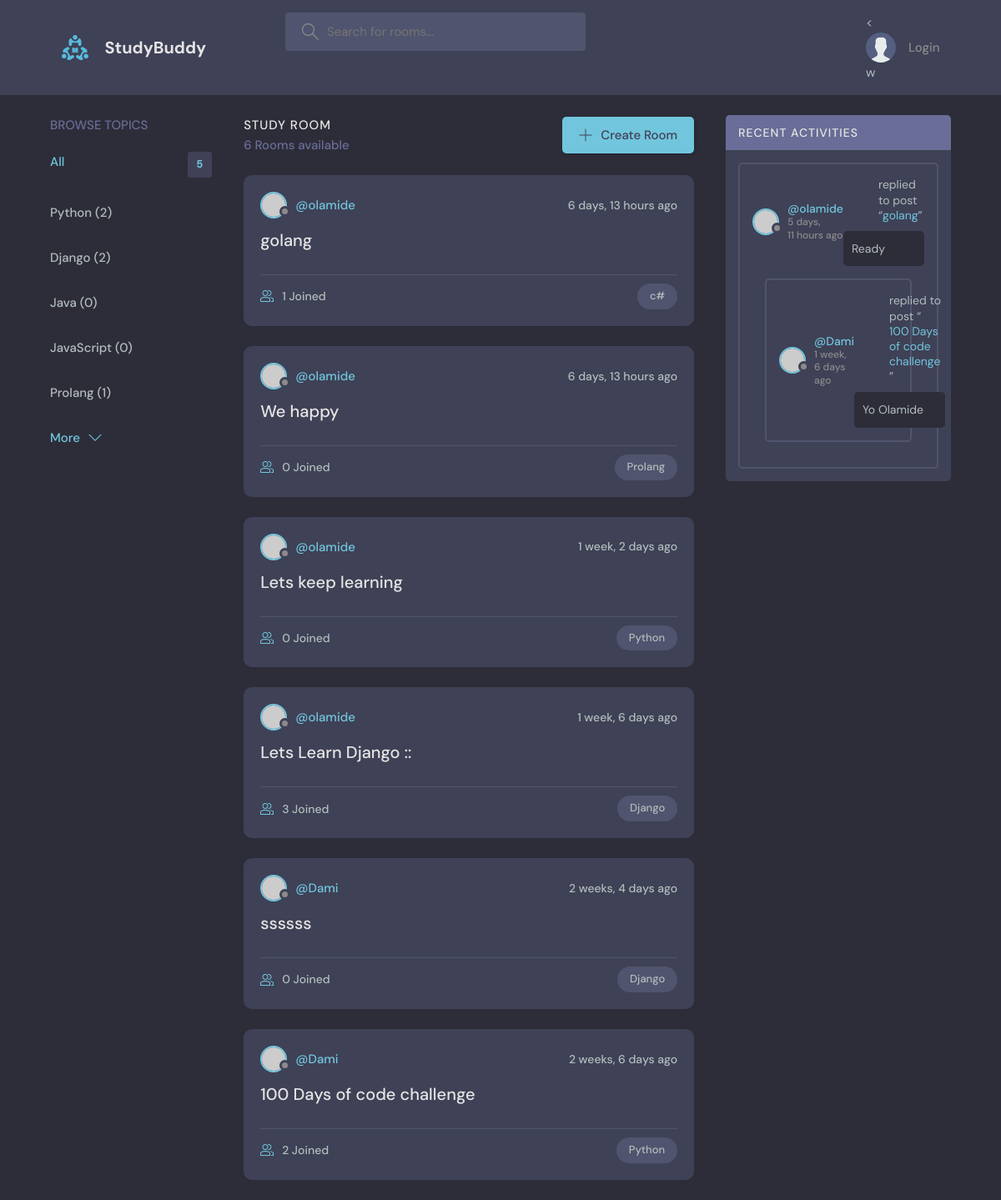
The page / on the database its author committed.
### base/models.py (models this page shows, shortened)
class Topic(models.Model):
    name = models.CharField(max_length=200)

class Room(models.Model):
    host = models.ForeignKey(User,on_delete=models.SET_NULL,null=True)
    topic  = models.ForeignKey(Topic,on_delete=models.SET_NULL,null=True)
    name = models.CharField(max_length=200)
    description = models.TextField(null = True, blank=True)
    participants = models.ManyToManyField(User, related_name='participants',
                                          blank=True)
    updated = models.DateTimeField(auto_now=True)
    created = models.DateTimeField(auto_now_add=True)
    class Meta:
        ordering = ['-updated','-created']
    def __str__(self):
        return self.name

class Message(models.Model):
    user = models.ForeignKey(User, on_delete=models.CASCADE)
    room = models.ForeignKey(Room,on_delete=models.CASCADE)
    body = models.TextField()
    updated = models.DateTimeField(auto_now=True)
    created = models.DateTimeField(auto_now_add=True)
    class Meta:
        ordering = ['-updated','-created']

### base/views.py (the view)
# urls.py: path('', views.home, name='home'),
def home(request):
    q = request.GET.get('q') if request.GET.get('q')!=None else ''
    rooms = Room.objects.filter(
        Q(topic__name__contains =q) |
        Q(name__icontains=q) |
        Q(description__icontains=q)
        )
    topics= Topic.objects.all()[0:5]
    room_count = rooms.count()
    room_messages = Message.objects.filter(Q(room__topic__name__icontains=q))
    context = {'rooms' : rooms, 'topics': topics,
                'room_count': room_count, 'room_messages':room_messages }
    return render(request, 'base/home.html', context)

### base/templates/base/home.html (shortened to what this page needs)
{% extends 'main.html'%}
{% block content %}
    <main class="layout layout--3">
      <div class="container">
        {%include 'base/topics_component.html'%}
        <div class="roomList">
          <div class="roomList__header">
            <div>
              <h2>Study Room</h2>
              <p>{{room_count}} Rooms available</p>
            </div>
            <a class="btn btn--main" href="{% url 'create-room' %}">
              <svg version="1.1" xmlns="http://www.w3.org/2000/svg" width="32" height="32" viewBox="0 0 32 32">
                <title>add</title>
                <path
                  d="M16.943 0.943h-1.885v14.115h-14.115v1.885h14.115v14.115h1.885v-14.115h14.115v-1.885h-14.115v-14.115z"
                ></path>
              </svg>
              Create Room
            </a>
          </div>
          {% include 'base/feed_component.html' %}
        </div>
         {% include 'base/activity_component.html' %}
      </div>
    </main>
    {% endblock %}

### base/templates/base/topics_component.html
<div class="topics">
    <div class="topics__header">
      <h2>Browse Topics</h2>
    </div>
    <ul class="topics__list">
      <li>
        <a href="{% url 'home' %}" class="active">All <span>{{topics.count}}</span></a>
      </li>
      {% for topic in topics %}
      <li>
        <a href="{% url 'home' %}?q={{ topic.name }}">{{ topic.name }} ({{ topic.room_set.all.count }})</a>
    </li>
      {% endfor %}
    </ul>
    <a class="btn btn--link" href="{% url 'topics' %}">
      More
      <svg version="1.1" xmlns="http://www.w3.org/2000/svg" width="32" height="32" viewBox="0 0 32 32">
        <title>chevron-down</title>
        <path d="M16 21l-13-13h-3l16 16 16-16h-3l-13 13z"></path>
      </svg>
    </a>
  </div>

### base/templates/base/feed_component.html (shortened to what this page needs)
{% for room in rooms %}
<div class="roomListRoom">
    <div class="roomListRoom__header">
      <a href="{% url 'user-profile' room.host.id %}" class="roomListRoom__author">
        <div class="avatar avatar--small">
          <img src="https://randomuser.me/api/portraits/women/11.jpg" />
        </div>
        <span>@{{room.host.username}}</span>
      </a>
      <div class="roomListRoom__actions">
        <span>{{room.created|timesince}} ago</span>
      </div>
    </div>
    <div class="roomListRoom__content">
      <a href="{% url 'room' room.id %}">{{room.name}}</a>
    </div>
    <div class="roomListRoom__meta">
      <a href="{% url 'room' room.id %}" class="roomListRoom__joined">
        {{room.participants.all.count}} Joined
      </a>
      <p class="roomListRoom__topic">{{room.topic.name}}</p>
    </div>
  </div>
 {% endfor %}

### base/templates/base/activity_component.html (shortened to what this page needs)
<div class="activities">
    <div class="activities__header">
      <h2>Recent Activities</h2>
    </div>
    {% for message in room_messages %}
    <div class="activities__box">
      <div class="activities__boxHeader roomListRoom__header">
        <a href="{% url 'user-profile' message.user.id % }" class="roomListRoom__author">
          <div class="avatar avatar--small">
            <img src="https://randomuser.me/api/portraits/women/11.jpg" />
          </div>
          <p>
            @{{ message.user.username }}
            <span> {{ message.created|timesince }} ago</span>
          </p>
        </a>
      <div class="activities__boxContent">
        <p>replied to post “<a href="{% url 'room' message.room.id %}">{{message.room}}</a>”</p>
        <div class="activities__boxRoomContent">
          {{message.body}}
        </div>
      </div>
    </div>
    {% endfor %}
  </div>

### rows shown on the page
Topic: name "Python", room_set.all.count "2"
Topic: name "Django", room_set.all.count "2"
Topic: name "Java", room_set.all.count "0"
Topic: name "JavaScript", room_set.all.count "0"
Topic: name "Prolang", room_set.all.count "1"
Room: host.username "olamide", created "6 days, 13 hours", name "golang", participants.all.count "1", topic.name "c#"
Room: host.username "olamide", created "6 days, 13 hours", name "We happy", participants.all.count "0", topic.name "Prolang"
Room: host.username "olamide", created "1 week, 2 days", name "Lets keep learning", participants.all.count "0", topic.name "Python"
Room: host.username "olamide", created "1 week, 6 days", name "Lets Learn Django ::", participants.all.count "3", topic.name "Django"
Room: host.username "Dami", created "2 weeks, 4 days", name "ssssss", participants.all.count "0", topic.name "Django"
Room: host.username "Dami", created "2 weeks, 6 days", name "100 Days of code challenge", participants.all.count "2", topic.name "Python"
Message: user.username "olamide", created "5 days, 11 hours", room "golang", body "Ready"
Message: user.username "Dami", created "1 week, 6 days", room "100 Days of code challenge", body "Yo Olamide"

### other values the page prints
{{ topics.count }} "5"
{{ room_count }} "6"
